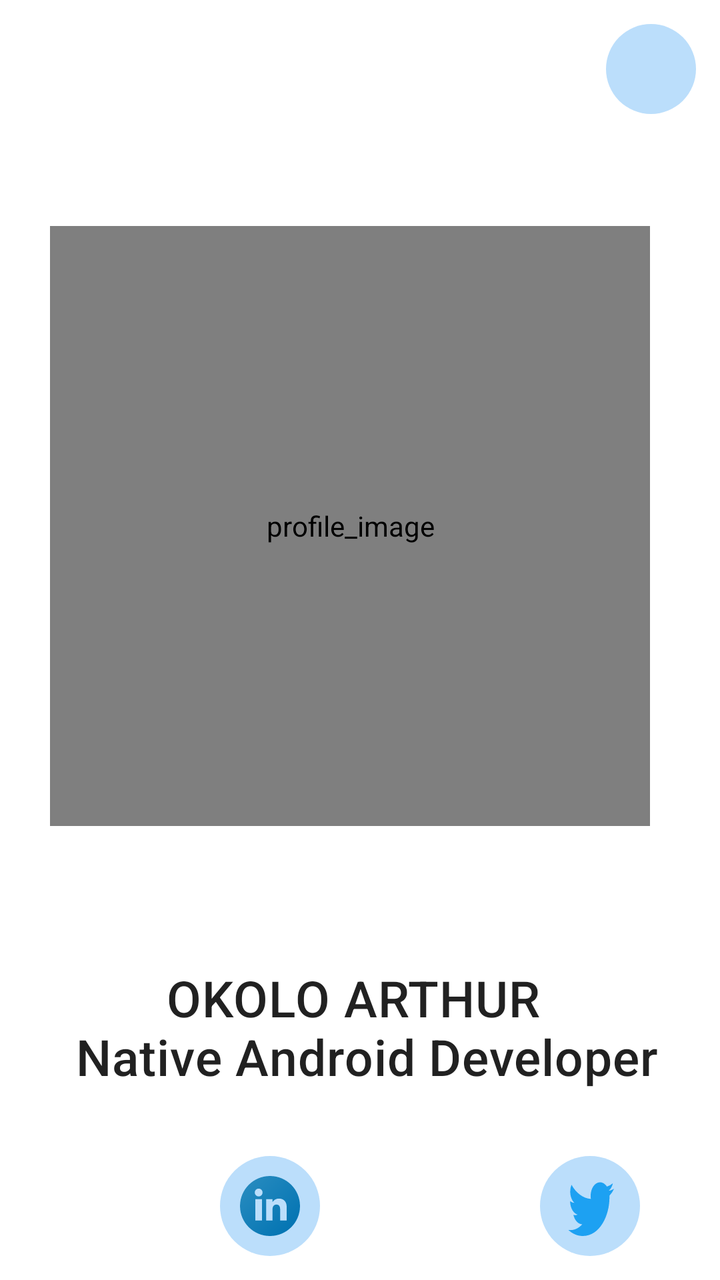
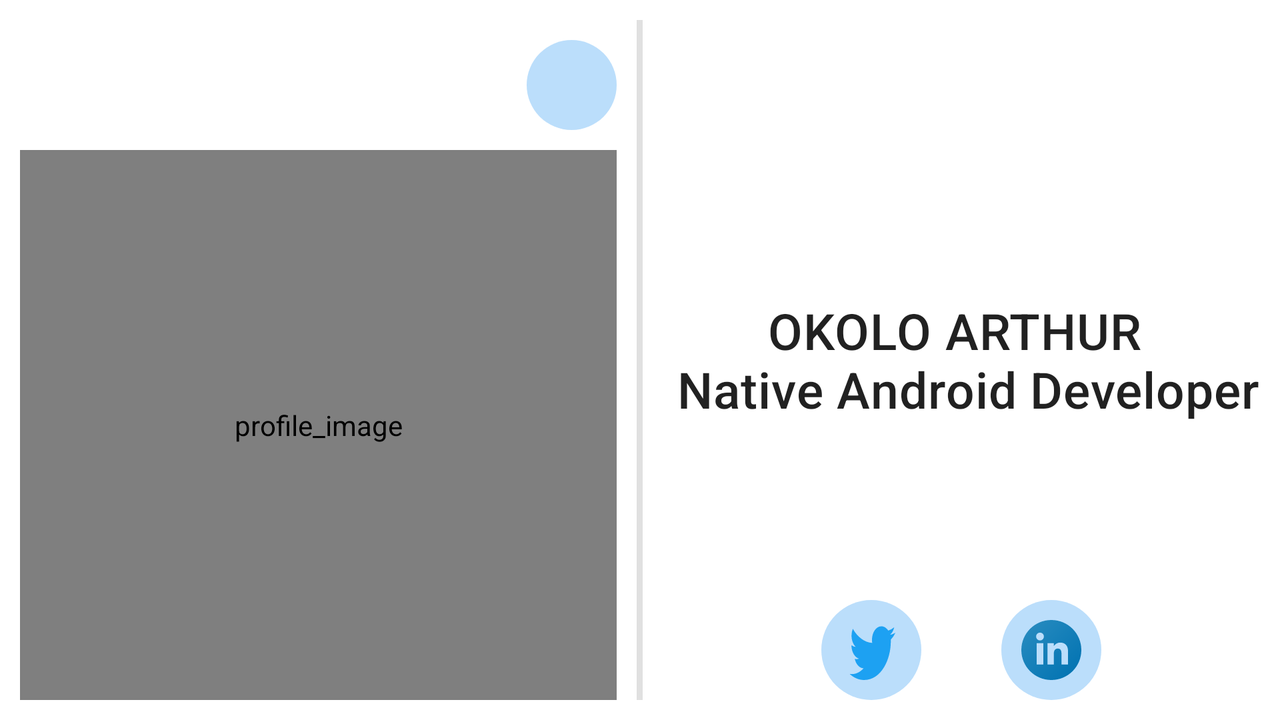

Two renders of one Android screen. The first uses the default layout on a phone; the second uses the alternative layout the repository ships for a different screen configuration, on a matching device. The two XML files are below.
<!-- AndroidManifest.xml: application theme Theme.ResumeArthur -->
<!-- res/layout/fragment_intro.xml -->
<?xml version="1.0" encoding="utf-8"?>
<androidx.constraintlayout.widget.ConstraintLayout xmlns:android="http://schemas.android.com/apk/res/android"
    xmlns:app="http://schemas.android.com/apk/res-auto"
    xmlns:tools="http://schemas.android.com/tools"
    android:layout_width="match_parent"
    android:padding="12dp"
    android:layout_height="match_parent"
    tools:context=".IntroFragment">

    <ImageButton
        android:id="@+id/night_button"
        android:layout_width="45dp"
        android:layout_height="45dp"
        android:background="@drawable/button_background"
        android:contentDescription="@string/switch_daynight_mode"
        android:src="@drawable/ic_mode_night"
        app:layout_constraintEnd_toEndOf="parent"
        app:layout_constraintTop_toTopOf="parent" />

    <ImageButton
        android:id="@+id/day_button"
        android:layout_width="45dp"
        android:visibility="invisible"
        android:layout_height="45dp"
        android:background="@drawable/button_background"
        android:contentDescription="@string/switch_daynight_mode"
        android:src="@drawable/ic_light_mode"
        app:layout_constraintEnd_toEndOf="parent"
        app:layout_constraintTop_toTopOf="parent" />

    <de.hdodenhof.circleimageview.CircleImageView
        android:id="@+id/profile_image"
        android:layout_width="300dp"
        android:layout_height="300dp"
        android:layout_marginEnd="10dp"
        android:contentDescription="@string/profile_image_content_description"
        android:src="@drawable/profilecrop"
        app:civ_border_color="#FF000000"
        app:civ_border_width="2dp"
        app:layout_constraintEnd_toEndOf="parent"
        app:layout_constraintStart_toStartOf="parent"
        app:layout_constraintTop_toTopOf="@+id/guideline2" />

    <androidx.appcompat.widget.AppCompatTextView
        android:layout_width="match_parent"
        android:layout_height="wrap_content"
        android:textSize="25sp"
        android:layout_below="@id/profile_image"
        android:gravity="center_horizontal"
        android:text="@string/name_and_title"
        android:textAppearance="?attr/textAppearanceHeadline6"
        app:layout_constraintTop_toTopOf="@+id/guideline5" />

    <androidx.appcompat.widget.AppCompatImageButton
        android:id="@+id/twitter"
        android:layout_width="50dp"
        android:scaleType="fitXY"
        android:layout_height="50dp"
        android:layout_alignParentBottom="true"
        android:background="@drawable/button_background"
        android:padding="@dimen/dp_10"
        android:src="@drawable/twitter"
        app:layout_constraintBottom_toBottomOf="parent"
        app:layout_constraintEnd_toStartOf="@+id/guideline4" />

    <androidx.appcompat.widget.AppCompatImageButton
        android:id="@+id/linkedin"
        android:layout_width="50dp"
        android:scaleType="fitXY"
        android:layout_height="50dp"
        android:background="@drawable/button_background"
        android:padding="@dimen/dp_10"
        android:src="@drawable/linked_in"
        app:layout_constraintBottom_toBottomOf="parent"
        app:layout_constraintStart_toStartOf="@+id/guideline3" />

    <androidx.constraintlayout.widget.Guideline
        android:id="@+id/guideline2"
        android:layout_width="wrap_content"
        android:layout_height="wrap_content"
        android:orientation="horizontal"
        app:layout_constraintGuide_begin="101dp" />

    <androidx.constraintlayout.widget.Guideline
        android:id="@+id/guideline3"
        android:layout_width="wrap_content"
        android:layout_height="wrap_content"
        android:orientation="vertical"
        app:layout_constraintGuide_begin="98dp" />

    <androidx.constraintlayout.widget.Guideline
        android:id="@+id/guideline4"
        android:layout_width="wrap_content"
        android:layout_height="wrap_content"
        android:orientation="vertical"
        app:layout_constraintGuide_begin="308dp" />

    <androidx.constraintlayout.widget.Guideline
        android:id="@+id/guideline5"
        android:layout_width="wrap_content"
        android:layout_height="wrap_content"
        android:orientation="horizontal"
        app:layout_constraintGuide_begin="470dp" />
</androidx.constraintlayout.widget.ConstraintLayout>
<!-- resources referenced by this layout -->
<resources>
  <dimen name="dp_10">10dp</dimen>
  <!-- drawable button_background (drawable) -->
  <?xml version="1.0" encoding="utf-8"?>
  <shape xmlns:android="http://schemas.android.com/apk/res/android"
      android:shape="oval">
  
      <solid android:color="@color/md_blue_100"/>
  </shape>
  <!-- drawable linked_in (drawable) -->
  <vector android:height="54dp" android:viewportHeight="497.95"
      android:viewportWidth="497.95" android:width="54dp"
      xmlns:aapt="http://schemas.android.com/aapt" xmlns:android="http://schemas.android.com/apk/res/android">
      <path android:pathData="M248.98,0C111.47,0 0,111.47 0,248.98S111.47,497.95 248.98,497.95 497.95,386.48 497.95,248.98C497.95,111.47 386.48,0 248.98,0zM182.55,369.34h-54.67L127.88,192.74h54.67v176.61zM154.96,169.61c-17.85,0 -32.33,-14.59 -32.33,-32.59 0,-18 14.48,-32.59 32.33,-32.59s32.32,14.59 32.32,32.59c0,18 -14.47,32.59 -32.32,32.59zM387.4,369.34h-54.4v-92.7c0,-25.43 -9.66,-39.62 -29.76,-39.62 -21.88,0 -33.31,14.78 -33.31,39.62v92.7h-52.43L217.5,192.74h52.43v23.79s15.77,-29.17 53.22,-29.17c37.45,0 64.26,22.87 64.26,70.17l-0,111.82z">
          <aapt:attr name="android:fillColor">
              <gradient android:endX="425.03" android:endY="425.03"
                  android:startX="72.92" android:startY="72.92" android:type="linear">
                  <item android:color="#FF2489BE" android:offset="0"/>
                  <item android:color="#FF0575B3" android:offset="1"/>
              </gradient>
          </aapt:attr>
      </path>
  </vector>
  <!-- drawable profilecrop: jpg bitmap (drawable, 84233 bytes) -->
  <!-- drawable twitter (drawable) -->
  <vector xmlns:android="http://schemas.android.com/apk/res/android"
      android:width="54dp"
      android:height="54dp"
      android:viewportWidth="643.94"
      android:viewportHeight="446.88">
    <path
        android:pathData="m243.74,446.88c185.67,0 287.2,-153.88 287.2,-287.31 0,-4.37 -0.09,-8.72 -0.29,-13.05a205.3,205.3 0,0 0,50.35 -52.29c-18.09,8.04 -37.55,13.46 -57.97,15.9 20.84,-12.5 36.84,-32.28 44.39,-55.85a202.42,202.42 0,0 1,-64.1 24.51c-18.42,-19.63 -44.64,-31.9 -73.68,-31.9 -55.74,0 -100.95,45.22 -100.95,100.96 0,7.93 0.89,15.63 2.62,23.02 -83.89,-4.22 -158.29,-44.4 -208.07,-105.5a100.74,100.74 0,0 0,-13.67 50.75c0,35.03 17.82,65.96 44.92,84.06a100.17,100.17 0,0 1,-45.72 -12.63c-0.01,0.42 -0.01,0.84 -0.01,1.29 0,48.9 34.79,89.73 80.98,98.99a101.04,101.04 0,0 1,-26.62 3.55c-6.49,0 -12.82,-0.64 -18.97,-1.82 12.85,40.12 50.12,69.32 94.3,70.14 -34.55,27.09 -78.07,43.22 -125.37,43.22a204.9,204.9 0,0 1,-24.08 -1.4c44.67,28.65 97.72,45.36 154.73,45.36"
        android:strokeLineJoin="round"
        android:fillColor="#1da1f2"
        android:fillType="nonZero"/>
  </vector>
  <string name="name_and_title">OKOLO ARTHUR \n Native Android Developer</string>
  <string name="profile_image_content_description">profile_image</string>
  <string name="switch_daynight_mode">Switch DayNight Mode</string>
  <style name="Theme.ResumeArthur" parent="Theme.MaterialComponents.DayNight.NoActionBar">
          
          <item name="colorPrimary">@color/colorPrimary</item>
          <item name="colorPrimaryVariant">@color/colorPrimaryDark</item>
          <item name="colorOnPrimary">@color/white</item>
          
          <item name="colorSecondary">@color/teal_200</item>
          <item name="colorSecondaryVariant">@color/teal_700</item>
          <item name="colorOnSecondary">@color/black</item>
          
          <item name="android:statusBarColor">?attr/colorPrimaryVariant</item>
          
      </style>
  <color name="md_blue_100">#BBDEFB</color>
  <color name="colorPrimary">#6FB6F4</color>
  <color name="colorPrimaryDark">#3E97F0</color>
  <color name="white">#FFFFFFFF</color>
  <color name="teal_200">#FF03DAC5</color>
  <color name="teal_700">#FF018786</color>
  <color name="black">#FF000000</color>
</resources>
<!-- res/layout-land/fragment_intro.xml (the repository's variant of the layout above) -->
<!-- drawn on the phone turned sideways -->
<?xml version="1.0" encoding="utf-8"?>
<LinearLayout xmlns:android="http://schemas.android.com/apk/res/android"
    xmlns:app="http://schemas.android.com/apk/res-auto"
    xmlns:tools="http://schemas.android.com/tools"
    android:layout_width="match_parent"
    android:orientation="horizontal"
    android:padding="@dimen/dp_10"
    android:layout_height="match_parent"
    tools:context=".IntroFragment">

    <RelativeLayout
        android:layout_weight="1"
        android:layout_width="0dp"
        android:orientation="vertical"
        android:layout_height="match_parent">

        <ImageButton
            android:layout_marginTop="@dimen/dp_10"
            android:layout_alignParentEnd="true"
            android:id="@+id/night_button"
            android:layout_width="45dp"
            android:layout_height="45dp"
            android:background="@drawable/button_background"
            android:contentDescription="@string/switch_daynight_mode"
            android:src="@drawable/ic_mode_night"
            app:layout_constraintEnd_toEndOf="parent"
            app:layout_constraintTop_toTopOf="parent" />

        <ImageButton
            android:layout_marginTop="@dimen/dp_10"
            android:layout_alignParentEnd="true"
            android:id="@+id/day_button"
            android:layout_width="45dp"
            android:visibility="invisible"
            android:layout_height="45dp"
            android:background="@drawable/button_background"
            android:contentDescription="@string/switch_daynight_mode"
            android:src="@drawable/ic_light_mode"
            app:layout_constraintEnd_toEndOf="parent"
            app:layout_constraintTop_toTopOf="parent" />

        <de.hdodenhof.circleimageview.CircleImageView
            android:id="@+id/profile_image"
            android:layout_width="300dp"
            android:layout_centerHorizontal="true"
            android:layout_marginTop="@dimen/dp_10"
            android:layout_gravity="center"
            android:src="@drawable/profilecrop"
            android:layout_below="@id/night_button"
            android:layout_height="match_parent"
            android:contentDescription="@string/profile_image_content_description"
            app:civ_border_width="2dp"
            app:civ_border_color="#FF000000"/>

    </RelativeLayout>

    <View
        style="@style/HorizontalDivider" />

    <RelativeLayout
    android:layout_weight="1"
    android:orientation="vertical"
    android:layout_width="0dp"
    android:layout_height="match_parent">

        <androidx.appcompat.widget.AppCompatTextView
            android:layout_width="match_parent"
            android:layout_height="wrap_content"
            android:layout_centerInParent="true"
            android:textSize="25sp"
            android:textAppearance="?attr/textAppearanceHeadline6"
            android:gravity="center_horizontal"
            android:text="@string/name_and_title" />

    <LinearLayout
        android:gravity="center_horizontal"
        android:layout_width="match_parent"
        android:layout_alignParentBottom="true"
        android:layout_height="50dp"
        android:orientation="horizontal">

        <androidx.appcompat.widget.AppCompatImageButton
            android:id="@+id/twitter"
            android:layout_width="50dp"
            android:layout_height="match_parent"
            android:src="@drawable/twitter"
            android:layout_marginEnd="@dimen/dp_20"
            android:scaleType="fitXY"
            android:padding="@dimen/dp_10"
            android:background="@drawable/button_background" />

        <androidx.appcompat.widget.AppCompatImageButton
            android:id="@+id/linkedin"
            android:layout_width="50dp"
            android:layout_marginStart="@dimen/dp_20"
            android:layout_height="match_parent"
            android:background="@drawable/button_background"
            android:padding="@dimen/dp_10"
            android:scaleType="fitXY"
            android:src="@drawable/linked_in" />
    </LinearLayout>

</RelativeLayout>

</LinearLayout>
<!-- resources referenced by the variant -->
<!-- as the phone turned sideways resolves them -->
<resources>
  <dimen name="dp_10">10dp</dimen>
  <dimen name="dp_20">20dp</dimen>
  <!-- drawable button_background (drawable) -->
  <?xml version="1.0" encoding="utf-8"?>
  <shape xmlns:android="http://schemas.android.com/apk/res/android"
      android:shape="oval">
  
      <solid android:color="@color/md_blue_100"/>
  </shape>
  <!-- drawable twitter (drawable) -->
  <vector xmlns:android="http://schemas.android.com/apk/res/android"
      android:width="54dp"
      android:height="54dp"
      android:viewportWidth="643.94"
      android:viewportHeight="446.88">
    <path
        android:pathData="m243.74,446.88c185.67,0 287.2,-153.88 287.2,-287.31 0,-4.37 -0.09,-8.72 -0.29,-13.05a205.3,205.3 0,0 0,50.35 -52.29c-18.09,8.04 -37.55,13.46 -57.97,15.9 20.84,-12.5 36.84,-32.28 44.39,-55.85a202.42,202.42 0,0 1,-64.1 24.51c-18.42,-19.63 -44.64,-31.9 -73.68,-31.9 -55.74,0 -100.95,45.22 -100.95,100.96 0,7.93 0.89,15.63 2.62,23.02 -83.89,-4.22 -158.29,-44.4 -208.07,-105.5a100.74,100.74 0,0 0,-13.67 50.75c0,35.03 17.82,65.96 44.92,84.06a100.17,100.17 0,0 1,-45.72 -12.63c-0.01,0.42 -0.01,0.84 -0.01,1.29 0,48.9 34.79,89.73 80.98,98.99a101.04,101.04 0,0 1,-26.62 3.55c-6.49,0 -12.82,-0.64 -18.97,-1.82 12.85,40.12 50.12,69.32 94.3,70.14 -34.55,27.09 -78.07,43.22 -125.37,43.22a204.9,204.9 0,0 1,-24.08 -1.4c44.67,28.65 97.72,45.36 154.73,45.36"
        android:strokeLineJoin="round"
        android:fillColor="#1da1f2"
        android:fillType="nonZero"/>
  </vector>
  <string name="name_and_title">OKOLO ARTHUR \n Native Android Developer</string>
  <string name="profile_image_content_description">profile_image</string>
  <string name="switch_daynight_mode">Switch DayNight Mode</string>
  <style name="HorizontalDivider">
          <item name="android:layout_width">3dp</item>
          <item name="android:layout_height">match_parent</item>
          <item name="android:layout_marginLeft">@dimen/dp_10</item>
          <item name="android:layout_marginRight">@dimen/dp_10</item>
          <item name="android:background">?android:attr/listDivider</item>
      </style>
  <style name="Theme.ResumeArthur" parent="Theme.MaterialComponents.DayNight.NoActionBar">
          
          <item name="colorPrimary">@color/colorPrimary</item>
          <item name="colorPrimaryVariant">@color/colorPrimaryDark</item>
          <item name="colorOnPrimary">@color/white</item>
          
          <item name="colorSecondary">@color/teal_200</item>
          <item name="colorSecondaryVariant">@color/teal_700</item>
          <item name="colorOnSecondary">@color/black</item>
          
          <item name="android:statusBarColor">?attr/colorPrimaryVariant</item>
          
      </style>
  <color name="md_blue_100">#BBDEFB</color>
  <color name="colorPrimary">#6FB6F4</color>
  <color name="colorPrimaryDark">#3E97F0</color>
  <color name="white">#FFFFFFFF</color>
  <color name="teal_200">#FF03DAC5</color>
  <color name="teal_700">#FF018786</color>
  <color name="black">#FF000000</color>
  <!-- some entries are left out for length -->
</resources>
